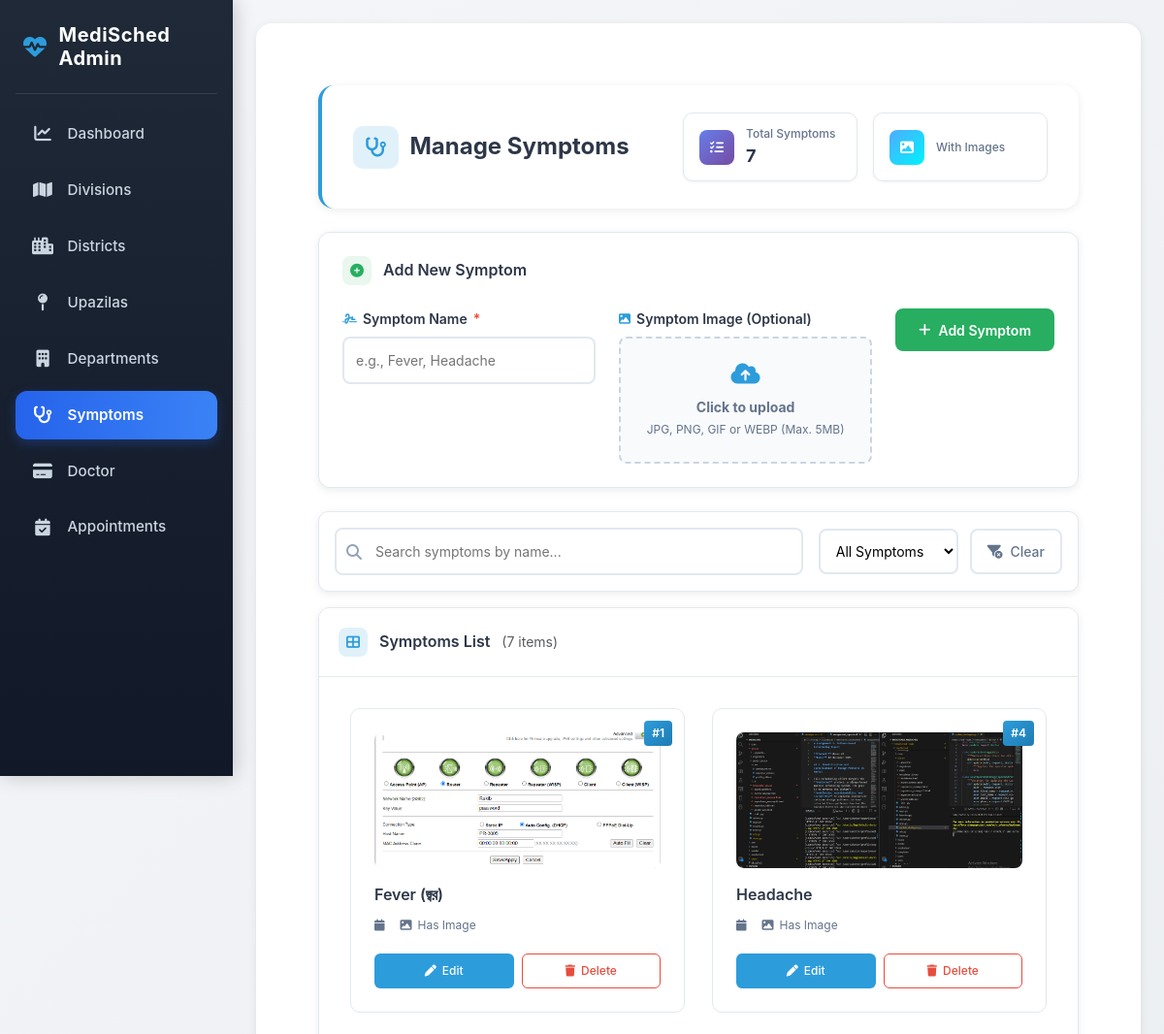
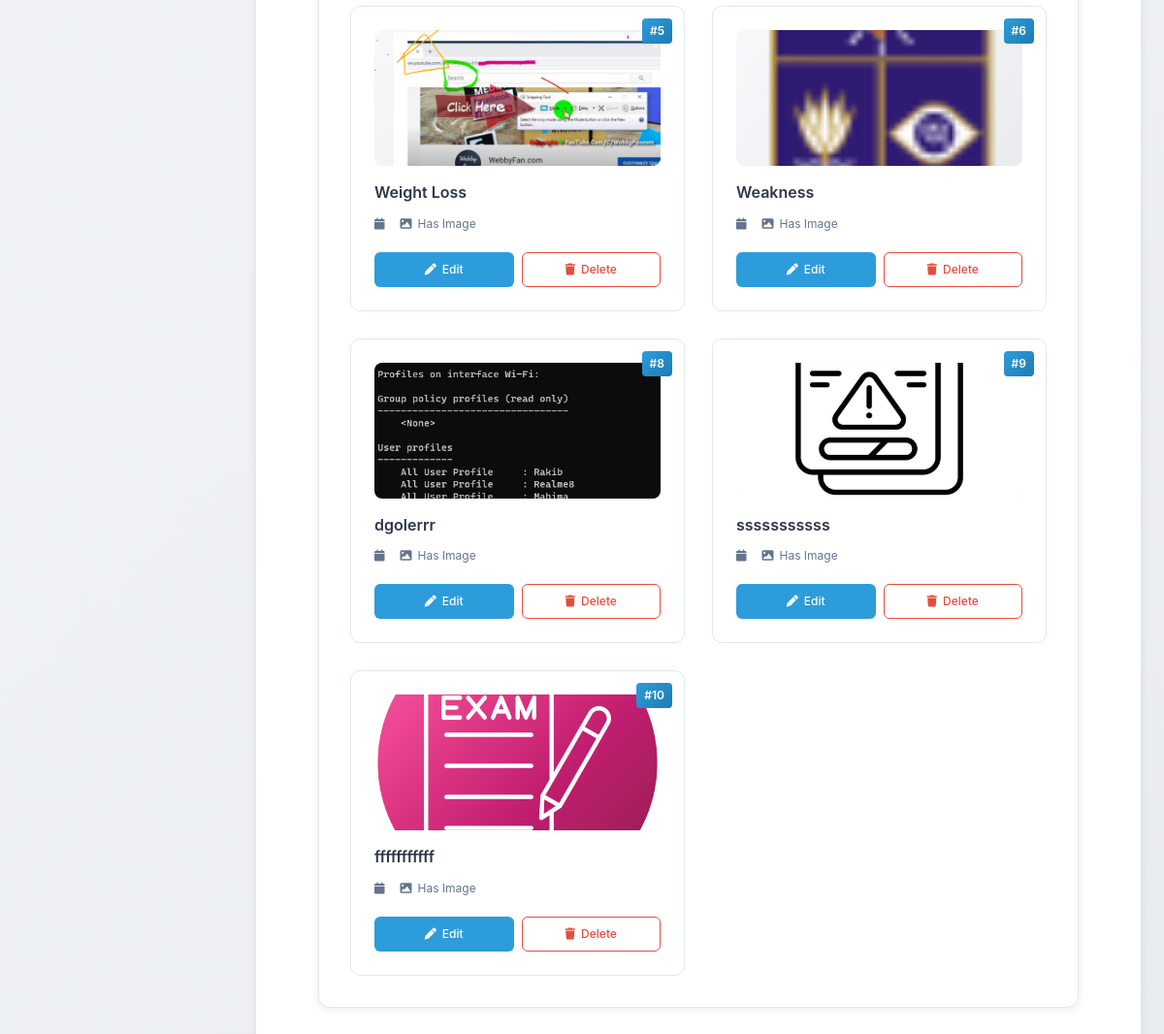
The page /adminapp/symptoms/ on the database as committed earlier (2 pictures, top to bottom).
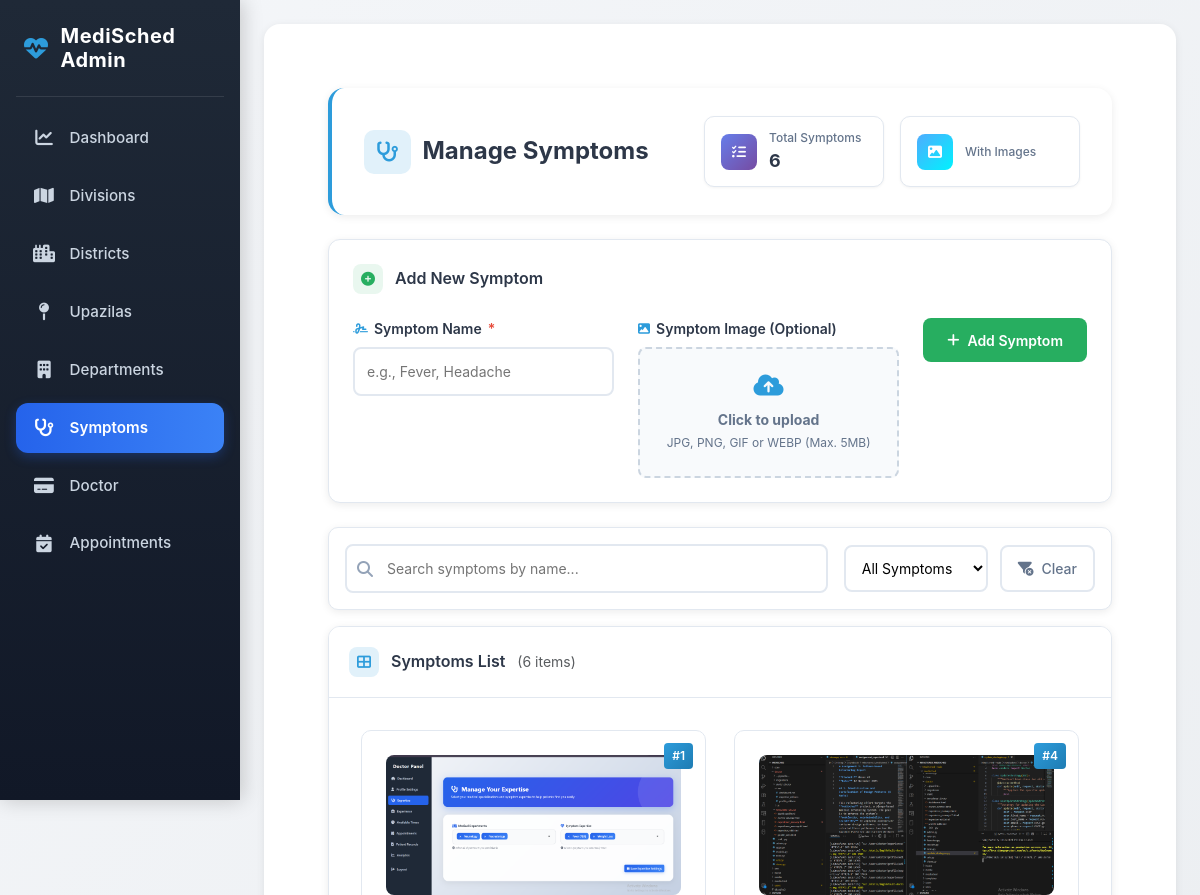
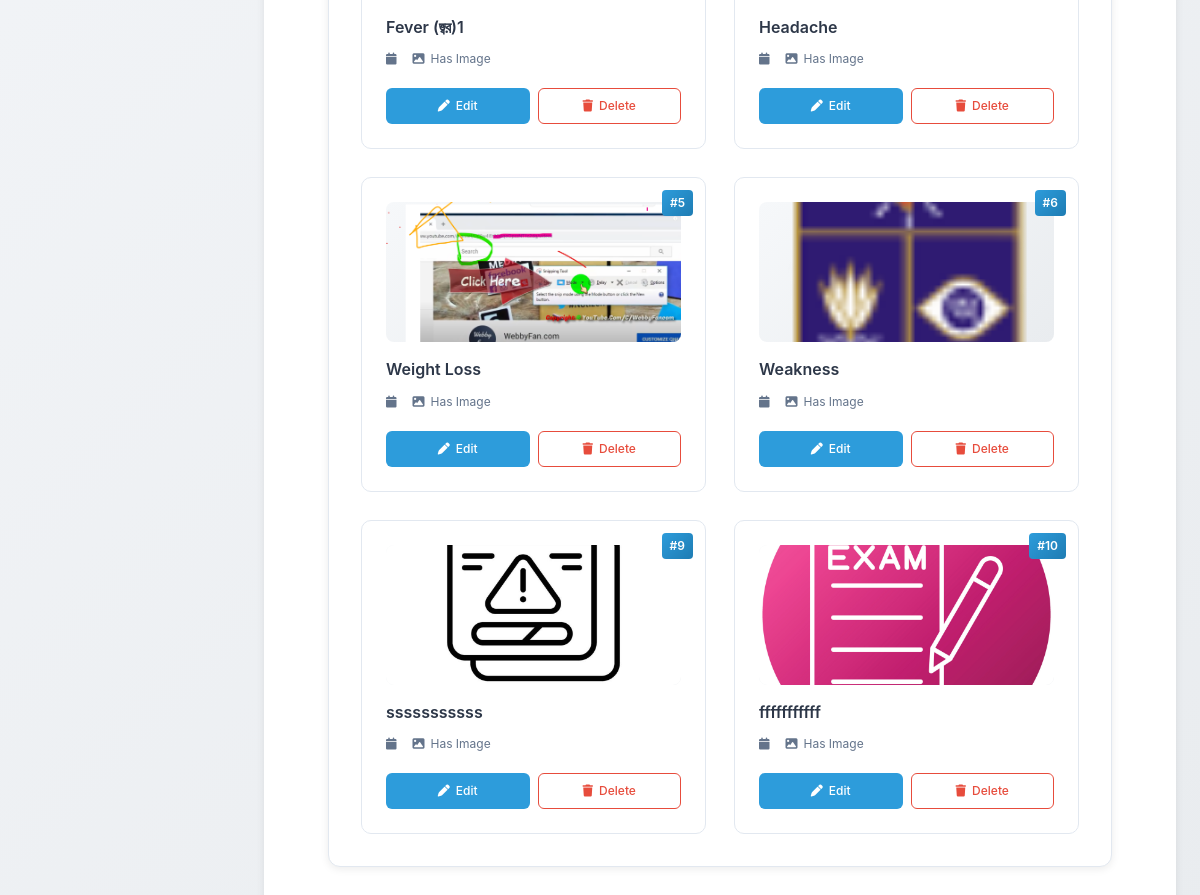
The same page on the database as committed later (2 pictures, top to bottom).
### adminapp/models.py (models this page shows, shortened)
class Symptom(models.Model):
    symptom_name = models.CharField(max_length=100, unique=True)
    symptom_image = models.ImageField(upload_to='symptoms/', blank=True, null=True)

### adminapp/views.py (the view)
# urls.py: path('symptoms/', views.symptom_list, name='symptom_list'),
def symptom_list(request):
    symptoms = Symptom.objects.all()
    return render(request, 'adminapp/symptom_list.html', {'symptoms': symptoms})

### adminapp/templates/adminapp/symptom_list.html (shortened to what this page needs)
{% extends 'adminapp/base_admin.html' %}
{% load static %}
{% block content %}
<div class="container-fluid py-4">
    <div class="page-header">
        <div class="header-content">
            <h1 class="header-title">
                <i class="fa-solid fa-stethoscope"></i>
                Manage Symptoms
            </h1>
            <div class="stats-container">
                <div class="stat-card stat-total">
                    <div class="stat-icon">
                        <i class="fa-solid fa-list-check"></i>
                    </div>
                    <div class="stat-text">
                        <span class="stat-label">Total Symptoms</span>
                        <span class="stat-value">{{ symptoms|length }}</span>
                    </div>
                </div>
                <div class="stat-card stat-with-image">
                    <div class="stat-icon">
                        <i class="fa-solid fa-image"></i>
                    </div>
                    <div class="stat-text">
                        <span class="stat-label">With Images</span>
                    </div>
                </div>
            </div>
        </div>
    </div>
    <div class="add-symptom-card">
        <div class="card-header">
            <h2 class="card-title">
                <i class="fa-solid fa-plus-circle"></i>
                Add New Symptom
            </h2>
        </div>
        <form method="POST" action="{% url 'add_symptom' %}" enctype="multipart/form-data" id="addSymptomForm">
            <div class="form-grid">
                <div class="form-group">
                    <label class="form-label required">
                        <i class="fa-solid fa-signature"></i>
                        Symptom Name
                    </label>
                    <input type="text"
                           name="symptom_name"
                           class="form-control-custom"
                           placeholder="e.g., Fever, Headache"
                           required
                           maxlength="100">
                </div>
                <div class="form-group">
                    <label class="form-label">
                        <i class="fa-solid fa-image"></i>
                        Symptom Image (Optional)
                    </label>
                    <div class="file-input-wrapper">
                        <label for="symptomImage" class="file-label">
                            <i class="fa-solid fa-cloud-arrow-up"></i>
                            <div class="file-info">
                                <strong>Click to upload</strong>
                                <span>JPG, PNG, GIF or WEBP (Max. 5MB)</span>
                            </div>
                        </label>
                    </div>
                </div>
                <div class="form-group">
                    <button type="submit" class="btn btn-add" id="addBtn">
                        <i class="fa-solid fa-plus"></i>
                        Add Symptom
                    </button>
                </div>
            </div>
        </form>
    </div>
    <div class="filter-bar">
        <div class="filter-content">
            <div class="search-box">
                <i class="fa-solid fa-magnifying-glass"></i>
                <input type="text"
                       id="searchSymptoms"
                       class="form-control-custom search-input"
                       placeholder="Search symptoms by name...">
            </div>
            <div class="filter-controls">
                <div class="filter-select">
                    <select id="imageFilter" class="form-control-custom">
                        <option value="all">All Symptoms</option>
                    </select>
                </div>
                <button id="clearFilters" class="btn-clear">
                    <i class="fa-solid fa-filter-circle-xmark"></i>
                    Clear
                </button>
            </div>
        </div>
    </div>
    <div class="symptoms-container">
        <div class="container-header">
            <h3 class="container-title">
                <i class="fa-solid fa-table-cells-large"></i>
                Symptoms List
                {% if symptoms %}
                <span class="text-muted fw-normal" style="font-size: 0.875rem;">
                </span>
                {% endif %}
            </h3>
        </div>
        {% if symptoms %}
        <div class="symptoms-grid" id="symptomsGrid">
            {% for sym in symptoms %}
            <div class="symptom-card"
                 data-name="{{ sym.symptom_name|lower }}"
                 data-has-image="{% if sym.symptom_image %}with{% else %}without{% endif %}">
                <div class="card-id">#{{ sym.id }}</div>
                <div class="card-image">
                    {% if sym.symptom_image %}
                        <img src="{{ sym.symptom_image.url }}"
                             alt="{{ sym.symptom_name }}"
                             class="symptom-image">
                    {% else %}
                        <div class="no-image">
                            <i class="fa-solid fa-image"></i>
                            <span>No Image</span>
                        </div>
                    {% endif %}
                </div>
                <div class="card-content">
                    <h4 class="symptom-name">{{ sym.symptom_name }}</h4>
                    <div class="symptom-meta">
                        <div class="meta-item">
                            <i class="fa-solid fa-calendar"></i>
                        </div>
                        {% if sym.symptom_image %}
                        <div class="meta-item">
                            <i class="fa-solid fa-image"></i>
                            Has Image
                        </div>
                        {% endif %}
                    </div>
                    <div class="card-actions">
                        <a href="{% url 'edit_symptom' sym.id %}" class="btn-action btn-edit">
                            <i class="fa-solid fa-pen"></i>
                            Edit
                        </a>
                        <a href="{% url 'delete_symptom' sym.id %}"
                           class="btn-action btn-delete delete-btn"
                           data-name="{{ sym.symptom_name }}">
                            <i class="fa-solid fa-trash"></i>
                            Delete
                        </a>
                    </div>
                </div>
            </div>
            {% endfor %}
        </div>
        {% endif %}
    </div>
</div>
{% endblock %}

### adminapp/templates/adminapp/base_admin.html (shortened to what this page needs)
{% load static %}
<!DOCTYPE html>
<html lang="en">
<head>
  <link href="https://cdn.jsdelivr.net/npm/bootstrap@5.3.3/dist/css/bootstrap.min.css" rel="stylesheet">
  <link href="https://cdnjs.cloudflare.com/ajax/libs/font-awesome/6.5.0/css/all.min.css" rel="stylesheet">
</head>
<body>
  <div class="sidebar-wrapper" id="sidebarWrapper">
    <div class="sidebar">
      <div class="sidebar-header">
        <h4>
          <i class="fas fa-heartbeat"></i>
          MediSched Admin
        </h4>
      </div>
      <div class="sidebar-nav">
        <a href="{% url 'admin_dashboard' %}" class="sidebar-link {% if request.resolver_match.url_name == 'admin_dashboard' %}active{% endif %}">
          <i class="fa-solid fa-chart-line"></i> Dashboard
        </a>
        <a href="{% url 'division_list' %}" class="sidebar-link {% if request.resolver_match.url_name|slice:'0:8' == 'division' %}active{% endif %}">
          <i class="fa-solid fa-map"></i> Divisions
        </a>
        <a href="{% url 'district_list' %}" class="sidebar-link {% if request.resolver_match.url_name == 'district_list' %}active{% endif %}">
          <i class="fa-solid fa-city"></i> Districts
        </a>
        <a href="{% url 'upazila_list' %}" class="sidebar-link {% if request.resolver_match.url_name == 'upazila_list' %}active{% endif %}">
          <i class="fa-solid fa-map-pin"></i> Upazilas
        </a>
        <a href="{% url 'department_list' %}" class="sidebar-link {% if request.resolver_match.url_name == 'department_list' %}active{% endif %}">
          <i class="fa-solid fa-building"></i> Departments
        </a>
        <a href="{% url 'symptom_list' %}" class="sidebar-link {% if request.resolver_match.url_name == 'symptom_list' %}active{% endif %}">
          <i class="fa-solid fa-stethoscope"></i> Symptoms
        </a>
         <a href="{%url 'doctor_list'%}" class="sidebar-link {% if request.resolver_match.url_name == 'doctor_list' %}active{% endif %}">
          <i class="fa-solid fa-credit-card"></i> Doctor
        </a>
        <a href="{% url 'appointment_list' %}" class="sidebar-link {% if request.resolver_match.url_name == 'appointment_list' %}active{% endif %}">
          <i class="fa-solid fa-calendar-check"></i> Appointments
        </a>
      </div>
    </div>
  </div>
  <div class="content" id="mainContent">
    <div class="content-wrapper">
      {% block content %}
      {% endblock %}
    </div>
  </div>
</body>
</html>

### adminapp/templates/adminapp/base_admin.html (style rules this page uses)
:root { --primary-color: #2D9CDB; --secondary-color: #1f2937; --accent-color: #2563eb; --light-color: #f8f9fa; --dark-color: #1e293b; --success-color: #10b981; --warning-color: #f59e0b; --danger-color: #ef4444; --card-shadow: 0 4px 6px -1px rgba(0, 0, 0, 0.1), 0 2px 4px -1px rgba(0, 0, 0, 0.06); }
body { background: linear-gradient(135deg, #f4f6f9 0%, #e9ecef 100%); font-family: 'Inter', 'Segoe UI', system-ui, -apple-system, sans-serif; min-height: 100vh; overflow-x: hidden; }
.sidebar-wrapper { position: fixed; left: 0; top: 0; height: 100vh; width: 240px; background: linear-gradient(180deg, var(--secondary-color) 0%, #111827 100%); color: white; z-index: 1000; transition: all 0.3s cubic-bezier(0.4, 0, 0.2, 1); box-shadow: 2px 0 20px rgba(0, 0, 0, 0.2); overflow-y: auto; }
.sidebar { padding: 1.5rem 1rem; height: 100%; display: flex; flex-direction: column; }
.sidebar-header { padding: 0 0.5rem 1.5rem; border-bottom: 1px solid rgba(255, 255, 255, 0.1); margin-bottom: 1rem; }
.sidebar-header h4 { font-weight: 700; font-size: 1.25rem; letter-spacing: 0.5px; margin: 0; color: white; display: flex; align-items: center; gap: 0.75rem; }
.sidebar-header h4 i { color: var(--primary-color); font-size: 1.5rem; }
.sidebar-nav { flex: 1; }
.sidebar-link { display: flex; align-items: center; padding: 0.85rem 1rem; color: #cbd5e1; border-radius: 0.75rem; margin-bottom: 0.5rem; transition: all 0.3s cubic-bezier(0.4, 0, 0.2, 1); text-decoration: none; font-weight: 500; font-size: 0.95rem; position: relative; overflow: hidden; }
.sidebar-link i { margin-right: 0.85rem; font-size: 1.1rem; width: 24px; text-align: center; transition: all 0.3s; }
.sidebar-link.active { background: linear-gradient(90deg, var(--accent-color) 0%, #3b82f6 100%); color: white !important; font-weight: 600; transform: none; box-shadow: 0 4px 12px rgba(37, 99, 235, 0.3); }
.sidebar-link.active i { color: white; }
.content { margin-left: 240px; padding: 1.5rem; transition: all 0.3s cubic-bezier(0.4, 0, 0.2, 1); min-height: 100vh; }
.content-wrapper { background: white; border-radius: 1rem; padding: 2rem; box-shadow: var(--card-shadow); min-height: calc(100vh - 3rem); }

Rows that differ between the two databases and show on the page:
removed Symptom: id "8", symptom_image (picture), symptom_name "dgolerrr", shows "Has Image"
changed Symptom id 1: symptom_image: a different picture; symptom_name "Fever (জ্বর)" → "Fever (জ্বর)1"
Other text that changed with them:
{{ symptoms|length }}: "7" → "6"
text written by a page script: "(7 items)" → "(6 items)"
